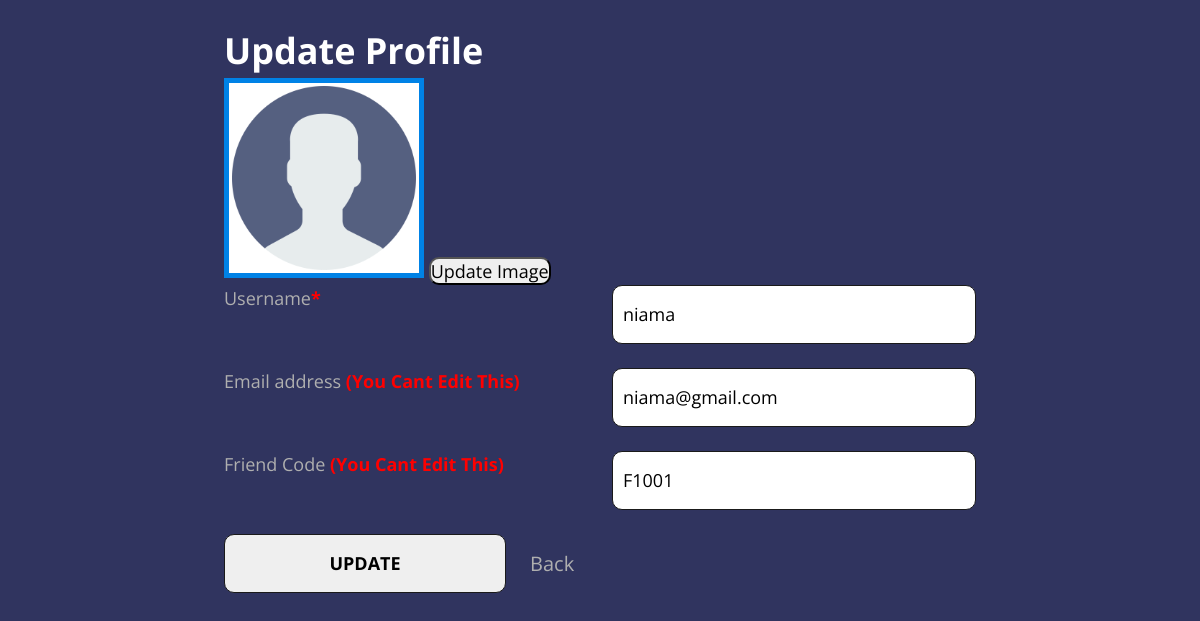
Screenshot of /profile_edit.php?edit&id=1 (signed in) with the database file from the repository.
### tables this page shows
CREATE TABLE `user` (
  `user_id` int(20) NOT NULL,
  `user_code` varchar(40) NOT NULL,
  `user_name` varchar(50) NOT NULL,
  `user_email` varchar(50) NOT NULL,
  `user_pass` varchar(40) NOT NULL,
  `user_img` varchar(255) NOT NULL
);

### profile_edit.php (the view, shortened to what this page needs)
<?php include("dataconnection.php"); ?>
<?php
		    if(isset($_GET["edit"]))
			{
		    $user_id = $_GET["id"];
			$result = mysqli_query($connect, "SELECT * FROM user WHERE user_id='$user_id'");
			$row = mysqli_fetch_assoc($result);
			}
		?>
<div class="container">
    <h1 style="color:white">Update Profile</h1>
    <img src="profile/image/<?php echo $row["user_img"];?>" width="900px;">
<a href="profile_updateimg.php?change&id=<?php echo $user_id; ?>">
    <button style="border-radius:10px;">Update Image</button>
</a>
<form class="my-form" method="post" enctype="multipart/form-data">
<ul>
      <li>
        <div class="grid grid-2">
			<p>Username<b style="color:red;">*</b></p>
			<input style="border-radius:10px;"type="text" placeholder="User Name" name="user_name" required value="<?php echo $row['user_name']; ?>">
			<p>Email address<b style="color:red;"> (You Cant Edit This)</b></p>
			<input style="border-radius:10px;" readonly type="Email" placeholder="Email" name="user_email" required pattern="[a-zA-Z0-9._%+-]+@[a-z0-9.-]+\.[a-z]{2,}" title="e.g exmaple@gmail.com" value="<?php echo $row['user_email']; ?>">
        </div>
      </li>
		<li>
        <div class="grid grid-2">
			<p>Friend Code<b style="color:red;"> (You Cant Edit This)   </b></p>
			<input style="border-radius:10px;"style="margin-left:30%;"type="text"   name="user_code"   readonly  value="<?php echo $row['user_code']; ?>">
			</div>
      </li>
      <li>
        <div class="grid grid-3">
          <button style="border-radius:10px;" class="btn-grid" type="submit" name="savebtn"class="front">UPDATE</button>
          <a class="btn-grid"  href='Profile.php?profile&user_id=<?php echo $row["user_id"]; ?>' style="font-size:20px;text-decoration: none;">Back</button></a>
        </div>
      </li>
    </ul>
  </div>

### profile_edit.php (style rules this page uses)
* { padding: 0; margin: 0; box-sizing: border-box; outline: none; }
a { color: inherit; }
input, select, textarea, button { font-family: inherit; font-size: 100%; }
button, label { cursor: pointer; }
ul { list-style: none; }
.container { max-width: 800px; margin: 0 auto; padding: 0 1.5rem; }
.my-form li, .my-form .grid > *:not(:last-child) { margin-bottom: 1.5rem; }
.my-form select, .my-form input, .my-form textarea, .my-form button { width: 100%; line-height: 1.5; padding: 15px 10px; border: 1px solid var(--borderFormEls); transition: background-color 0.3s cubic-bezier(0.57, 0.21, 0.69, 1.25), transform 0.3s cubic-bezier(0.57, 0.21, 0.69, 1.25); }
.my-form ::placeholder { color: inherit; opacity: 1; }
.my-form *:required, .my-form select { background-repeat: no-repeat; background-position: center right 12px; background-size: 15px 15px; }
.my-form *:required { background-image: url(https://s3-us-west-2.amazonaws.com/s.cdpn.io/162656/asterisk.svg); }
.my-form .btn-grid { position: relative; overflow: hidden; transition: filter 0.2s; }
.my-form button { font-weight: bold; }
@media screen and (min-width: 600px) { .my-form .grid { display: grid; grid-gap: 1.5rem; } }
@media screen and (min-width: 600px) { .my-form .grid-2 { grid-template-columns: 1fr 1fr; } }
@media screen and (min-width: 600px) { .my-form .grid-3 { grid-template-columns: auto auto auto; align-items: center; } }
@media screen and (min-width: 600px) { .my-form .grid > *:not(:last-child) { margin-bottom: 0; } }
img { box-sizing: border-box; width:200px; height:200px; margin:0; border:5px solid #0082e6; padding: 3px; background-color: white; overflow: hidden; transition: all 1s; }

### rows the page displays
user: user_img (placeholder picture), user_name "niama", user_email "niama@gmail.com", user_code "F1001"
